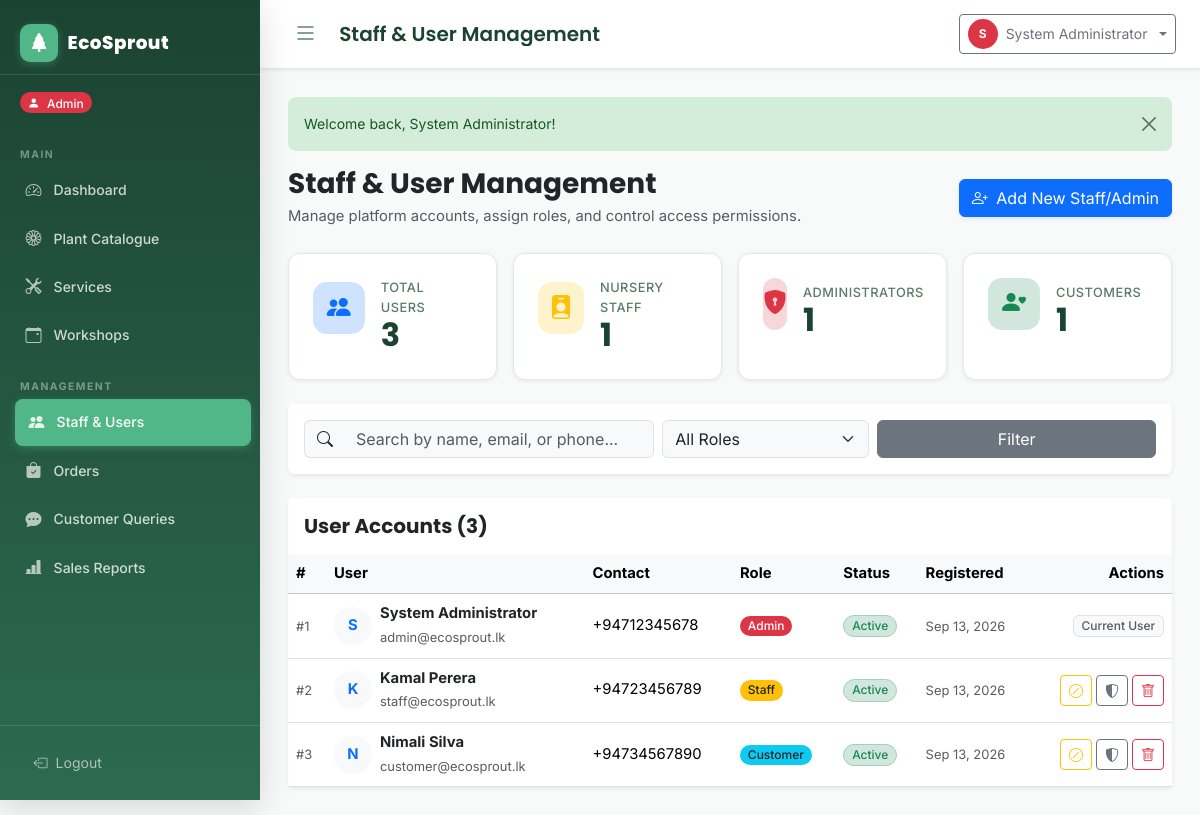
The page /admin/staff.php (signed in) on the database its author committed.
### tables this page shows
CREATE TABLE IF NOT EXISTS users (
    id          INT UNSIGNED AUTO_INCREMENT PRIMARY KEY,
    full_name   VARCHAR(120)  NOT NULL,
    email       VARCHAR(180)  NOT NULL UNIQUE,
    phone       VARCHAR(20)   NULL,
    password    VARCHAR(255)  NOT NULL COMMENT 'Bcrypt hash via password_hash()',
    role        ENUM('customer','staff','admin') NOT NULL DEFAULT 'customer',
    status      ENUM('enabled','disabled')       NOT NULL DEFAULT 'enabled',
    created_at  TIMESTAMP NOT NULL DEFAULT CURRENT_TIMESTAMP,
    updated_at  TIMESTAMP NOT NULL DEFAULT CURRENT_TIMESTAMP ON UPDATE CURRENT_TIMESTAMP,
    INDEX idx_email  (email),
    INDEX idx_role   (role),
    INDEX idx_status (status)
);

### includes/auth.php (called while the page is built, shortened)
<?php
function getCurrentUserId(): int
{
    return (int) ($_SESSION['user_id'] ?? 0);
}
function getBaseUrl(): string
{
    $protocol = (!empty($_SERVER['HTTPS']) && $_SERVER['HTTPS'] !== 'off') ? 'https' : 'http';
    $host     = $_SERVER['HTTP_HOST'] ?? 'localhost';
    $scriptName = str_replace('\\', '/', $_SERVER['SCRIPT_NAME'] ?? '');
    if (preg_match('#^(.*?)/(?:admin|staff|customer|actions|includes|assets|database)(?:/|$)#i', $scriptName, $matches)) {
        $subFolder = $matches[1];
    } else {
        $subFolder = dirname($scriptName);
    }
    $subFolder = str_replace('\\', '/', $subFolder);
    return rtrim($protocol . '://' . $host . $subFolder, '/');
}

### admin/staff.php (the view, shortened to what this page needs)
<?php
require_once __DIR__ . '/../includes/auth.php';
require_once __DIR__ . '/../includes/functions.php';
$pdo     = getPDO();
$base    = getBaseUrl();
$adminId = getCurrentUserId();
$search = trim($_GET['search'] ?? '');
$where  = [];
$params = [];
$whereClause = $where ? 'WHERE ' . implode(' AND ', $where) : '';
$stmt = $pdo->prepare("SELECT * FROM users $whereClause ORDER BY created_at DESC");
$stmt->execute($params);
$users = $stmt->fetchAll();
$totalUsers = (int) $pdo->query("SELECT COUNT(*) FROM users")->fetchColumn();
$totalStaff = (int) $pdo->query("SELECT COUNT(*) FROM users WHERE role='staff'")->fetchColumn();
$totalAdmins = (int) $pdo->query("SELECT COUNT(*) FROM users WHERE role='admin'")->fetchColumn();
$totalCustomers = (int) $pdo->query("SELECT COUNT(*) FROM users WHERE role='customer'")->fetchColumn();
$pageHeading = 'Staff & User Management';
$actionUrl   = $base . '/actions/staff_action.php';
?>
<!DOCTYPE html>
<html lang="en">
<head>
    <link rel="stylesheet" href="https://cdn.jsdelivr.net/npm/bootstrap@5.3.3/dist/css/bootstrap.min.css">
    <link rel="stylesheet" href="https://cdn.jsdelivr.net/npm/bootstrap-icons@1.11.3/font/bootstrap-icons.min.css">
    <link rel="stylesheet" href="<?= $base ?>/assets/css/style.css">
</head>
<body>
<div class="app-wrapper">
    <?php require_once __DIR__ . '/../components/sidebar.php'; ?>
    <div class="main-content">
        <?php require_once __DIR__ . '/../components/navbar.php'; ?>
        <div class="content-area">
            <?= renderFlash() ?>
            <div class="d-flex flex-column flex-md-row justify-content-between align-items-md-center gap-3 mb-4">
                <div>
                    <h2 class="h3 mb-1 text-dark fw-bold"><?= htmlspecialchars($pageHeading) ?></h2>
                    <p class="text-muted mb-0">Manage platform accounts, assign roles, and control access permissions.</p>
                </div>
                <div>
                    <button class="btn btn-primary shadow-sm" data-bs-toggle="modal" data-bs-target="#addUserModal">
                        <i class="bi bi-person-plus me-1"></i> Add New Staff/Admin
                    </button>
                </div>
            </div>
            <div class="row g-3 mb-4">
                <div class="col-6 col-lg-3">
                    <div class="stat-card">
                        <div class="d-flex align-items-center gap-3">
                            <div class="stat-icon bg-primary-subtle text-primary">
                                <i class="bi bi-people-fill"></i>
                            </div>
                            <div>
                                <div class="stat-label">Total Users</div>
                                <div class="stat-value"><?= number_format($totalUsers) ?></div>
                            </div>
                        </div>
                    </div>
                </div>
                <div class="col-6 col-lg-3">
                    <div class="stat-card">
                        <div class="d-flex align-items-center gap-3">
                            <div class="stat-icon bg-warning-subtle text-warning">
                                <i class="bi bi-person-badge-fill"></i>
                            </div>
                            <div>
                                <div class="stat-label">Nursery Staff</div>
                                <div class="stat-value"><?= number_format($totalStaff) ?></div>
                            </div>
                        </div>
                    </div>
                </div>
                <div class="col-6 col-lg-3">
                    <div class="stat-card">
                        <div class="d-flex align-items-center gap-3">
                            <div class="stat-icon bg-danger-subtle text-danger">
                                <i class="bi bi-shield-lock-fill"></i>
                            </div>
                            <div>
                                <div class="stat-label">Administrators</div>
                                <div class="stat-value"><?= number_format($totalAdmins) ?></div>
                            </div>
                        </div>
                    </div>
                </div>
                <div class="col-6 col-lg-3">
                    <div class="stat-card">
                        <div class="d-flex align-items-center gap-3">
                            <div class="stat-icon bg-success-subtle text-success">
                                <i class="bi bi-person-heart"></i>
                            </div>
                            <div>
                                <div class="stat-label">Customers</div>
                                <div class="stat-value"><?= number_format($totalCustomers) ?></div>
                            </div>
                        </div>
                    </div>
                </div>
            </div>
            <div class="card border-0 shadow-sm mb-4">
                <div class="card-body p-3">
                    <form method="GET" action="" class="row g-2 align-items-center">
                        <div class="col-12 col-md-5">
                            <div class="input-group">
                                <span class="input-group-text bg-light border-end-0"><i class="bi bi-search"></i></span>
                                <input type="text" name="search" class="form-control bg-light border-start-0"
                                       placeholder="Search by name, email, or phone..."
                                       value="<?= htmlspecialchars($search) ?>">
                            </div>
                        </div>
                        <div class="col-6 col-md-3">
                            <select name="role" class="form-select bg-light">
                                <option value="">All Roles</option>
                            </select>
                        </div>
                        <div class="col-6 col-md-4 d-flex gap-2">
                            <button type="submit" class="btn btn-secondary flex-grow-1">Filter</button>
                        </div>
                    </form>
                </div>
            </div>
            <div class="card border-0 shadow-sm">
                <div class="card-header bg-white py-3 border-0">
                    <h5 class="card-title mb-0 fw-bold">User Accounts (<?= count($users) ?>)</h5>
                </div>
                <div class="table-responsive">
                    <table class="table table-hover align-middle mb-0">
                        <thead class="table-light">
                            <tr>
                                <th>#</th>
                                <th>User</th>
                                <th>Contact</th>
                                <th>Role</th>
                                <th>Status</th>
                                <th>Registered</th>
                                <th class="text-end">Actions</th>
                            </tr>
                        </thead>
                        <tbody>
                            <?php if (empty($users)): ?>
                                <tr>
                                    <td colspan="7" class="text-center py-4 text-muted">
                                        <i class="bi bi-person-x display-6 d-block mb-2"></i>
                                        No users found matching your criteria.
                                    </td>
                                </tr>
                            <?php else: ?>
                                <?php foreach ($users as $u): ?>
                                    <tr>
                                        <td class="text-muted small">#<?= (int)$u['id'] ?></td>
                                        <td>
                                            <div class="d-flex align-items-center gap-2">
                                                <div class="avatar-sm rounded-circle bg-light text-primary fw-bold d-flex align-items-center justify-content-center" style="width: 38px; height: 38px;">
                                                    <?= strtoupper(substr($u['full_name'], 0, 1)) ?>
                                                </div>
                                                <div>
                                                    <span class="fw-bold text-dark d-block"><?= htmlspecialchars($u['full_name']) ?></span>
                                                    <span class="text-muted small"><?= htmlspecialchars($u['email']) ?></span>
                                                </div>
                                            </div>
                                        </td>
                                        <td>
                                            <?= $u['phone'] ? htmlspecialchars($u['phone']) : '<span class="text-muted">—</span>' ?>
                                        </td>
                                        <td>
                                            <?php if ($u['role'] === 'admin'): ?>
                                                <span class="badge bg-danger rounded-pill">Admin</span>
                                            <?php elseif ($u['role'] === 'staff'): ?>
                                                <span class="badge bg-warning text-dark rounded-pill">Staff</span>
                                            <?php else: ?>
                                                <span class="badge bg-info text-dark rounded-pill">Customer</span>
                                            <?php endif; ?>
                                        </td>
                                        <td>
                                            <?php if (($u['status'] ?? 'enabled') === 'enabled'): ?>
                                                <span class="badge bg-success-subtle text-success border border-success-subtle rounded-pill">Active</span>
                                            <?php else: ?>
                                                <span class="badge bg-secondary-subtle text-secondary border border-secondary-subtle rounded-pill">Disabled</span>
                                            <?php endif; ?>
                                        </td>
                                        <td class="text-muted small">
                                            <?= date('M d, Y', strtotime($u['created_at'])) ?>
                                        </td>
                                        <td class="text-end">
                                            <div class="d-flex justify-content-end gap-1">
                                                <?php if ((int)$u['id'] !== (int)$adminId): ?>
                                                    <form method="POST" action="<?= $actionUrl ?>" class="d-inline" onsubmit="return confirm('Toggle status for this user?');">
                                                        <button type="submit" class="btn btn-sm btn-outline-<?= ($u['status'] ?? 'enabled') === 'enabled' ? 'warning' : 'success' ?>" title="<?= ($u['status'] ?? 'enabled') === 'enabled' ? 'Disable Account' : 'Enable Account' ?>">
                                                            <i class="bi bi-<?= ($u['status'] ?? 'enabled') === 'enabled' ? 'slash-circle' : 'check-circle' ?>"></i>
                                                        </button>
                                                    </form>
                                                    <button type="button" class="btn btn-sm btn-outline-secondary"
                                                            onclick='openChangeRole(<?= (int)$u['id'] ?>, <?= json_encode($u['full_name']) ?>, <?= json_encode($u['role']) ?>)'
                                                            title="Change Role">
                                                        <i class="bi bi-shield-shaded"></i>
                                                    </button>
                                                    <form method="POST" action="<?= $actionUrl ?>" class="d-inline"
                                                          id="del-usr-<?= (int)$u['id'] ?>">
                                                        <button type="button" class="btn btn-sm btn-outline-danger" title="Delete User"
                                                                onclick="confirmDelete('del-usr-<?= (int)$u['id'] ?>',
                                                                  'Permanently delete user &lt;strong&gt;<?= htmlspecialchars(addslashes($u['full_name'] ?? 'this user')) ?>&lt;/strong&gt;? All their data may be affected.', '👤')">
                                                            <i class="bi bi-trash"></i>
                                                        </button>
                                                    </form>
                                                <?php else: ?>
                                                    <span class="badge bg-light text-muted border">Current User</span>
                                                <?php endif; ?>
                                            </div>
                                        </td>
                                    </tr>
                                <?php endforeach; ?>
                            <?php endif; ?>
                        </tbody>
                    </table>
                </div>
            </div>
        </div>
    </div>
</div>
</body>
</html>

### rows shown on the page
users: id "1", full_name "S", full_name "System Administrator", email "admin@ecosprout.lk", phone "+94712345678", role "Admin", status "Active", created_at "Sep 13, 2026", shows "Current User"
users: id "2", full_name "K", full_name "Kamal Perera", email "staff@ecosprout.lk", phone "+94723456789", role "Staff", status "Active", created_at "Sep 13, 2026"
users: id "3", full_name "N", full_name "Nimali Silva", email "customer@ecosprout.lk", phone "+94734567890", role "Customer", status "Active", created_at "Sep 13, 2026"

### other values the page prints
$role "Admin"
$pageHeading "Staff & User Management"
substr($userName, 0, 1) "S"
$userName "System Administrator"
$msg "Welcome back, System Administrator!"
$totalUsers "3"
$totalStaff "1"
$totalAdmins "1"
$totalCustomers "1"
count($users) "3"
